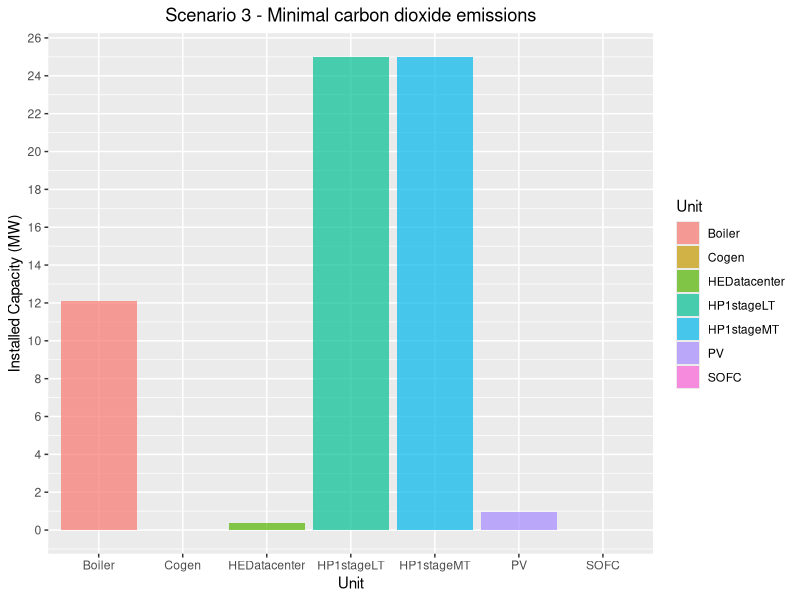

R code for this plot:

library(knitr)

suppressPackageStartupMessages(library(dplyr))
library(dplyr)
suppressPackageStartupMessages(library(tidyverse))
library(tidyverse)

sizeData <- read.table("unitSizing.csv", sep=",", header = T)
sizeData <- arrange(sizeData,desc(Installed.Capacity))


sizePlot <- ggplot(sizeData, aes(x = Unit, y = Installed.Capacity, fill = Unit))
  sizePlot + geom_bar(stat = "identity", alpha = 0.7) +
  scale_y_continuous(breaks = scales::pretty_breaks(n = 10)) +
  labs(title = "Scenario 3 - Minimal carbon dioxide emissions",x = "Unit", y = "Installed Capacity (MW)") +
  theme(plot.title = element_text(hjust = 0.5))
  
    
  